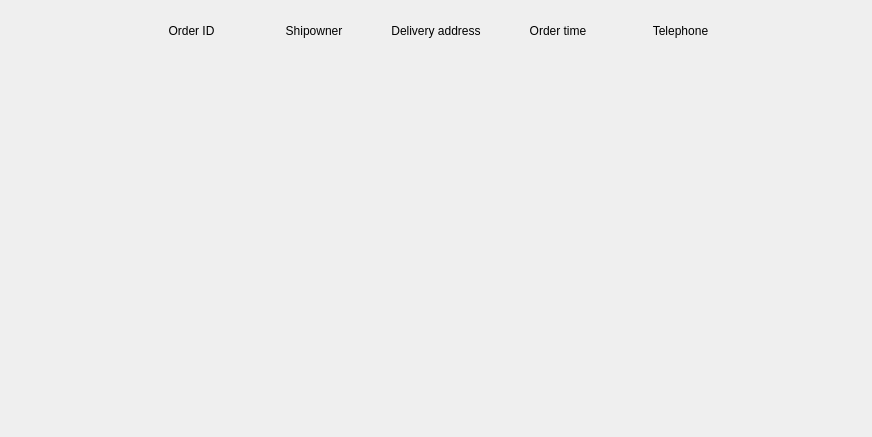
                         <widget class="QWidget" name="scrollAreaWidgetContents_2">
                          <property name="geometry">
                           <rect>
                            <x>0</x>
                            <y>0</y>
                            <width>872</width>
                            <height>437</height>
                           </rect>
                          </property>
                          <layout class="QGridLayout" name="gridLayout_3">
                           <item row="4" column="0">
                            <widget class="QLabel" name="label_11">
                             <property name="minimumSize">
                              <size>
                               <width>0</width>
                               <height>40</height>
                              </size>
                             </property>
                             <property name="maximumSize">
                              <size>
                               <width>16777215</width>
                               <height>40</height>
                              </size>
                             </property>
                             <property name="text">
                              <string/>
                             </property>
                            </widget>
                           </item>
                           <item row="1" column="1">
                            <widget class="QLabel" name="label_6">
                             <property name="minimumSize">
                              <size>
                               <width>0</width>
                               <height>40</height>
                              </size>
                             </property>
                             <property name="maximumSize">
                              <size>
                               <width>16777215</width>
                               <height>40</height>
                              </size>
                             </property>
                             <property name="styleSheet">
                              <string notr="true">font: 14pt &quot;Times New Roman&quot;;</string>
                             </property>
                             <property name="text">
                              <string>Order ID</string>
                             </property>
                             <property name="alignment">
                              <set>Qt::AlignCenter</set>
                             </property>
                            </widget>
                           </item>
                           <item row="1" column="0">
                            <widget class="QLabel" name="label">
                             <property name="minimumSize">
                              <size>
                               <width>0</width>
                               <height>40</height>
                              </size>
                             </property>
                             <property name="maximumSize">
                              <size>
                               <width>16777215</width>
                               <height>40</height>
                              </size>
                             </property>
                             <property name="text">
                              <string/>
                             </property>
                            </widget>
                           </item>
                           <item row="9" column="0">
                            <widget class="QLabel" name="label_30">
                             <property name="minimumSize">
                              <size>
                               <width>0</width>
                               <height>40</height>
                              </size>
                             </property>
                             <property name="maximumSize">
                              <size>
                               <width>16777215</width>
                               <height>40</height>
                              </size>
                             </property>
                             <property name="text">
                              <string/>
                             </property>
                            </widget>
                           </item>
                           <item row="1" column="2">
                            <widget class="QLabel" name="label_13">
                             <property name="minimumSize">
                              <size>
                               <width>0</width>
                               <height>40</height>
                              </size>
                             </property>
                             <property name="maximumSize">
                              <size>
                               <width>16777215</width>
                               <height>40</height>
                              </size>
                             </property>
                             <property name="styleSheet">
                              <string notr="true">font: 14pt &quot;Times New Roman&quot;;</string>
                             </property>
                             <property name="text">
                              <string>Shipowner</string>
                             </property>
                             <property name="alignment">
                              <set>Qt::AlignCenter</set>
                             </property>
                            </widget>
                           </item>
                           <item row="1" column="3">
                            <widget class="QLabel" name="label_15">
                             <property name="minimumSize">
                              <size>
                               <width>0</width>
                               <height>40</height>
                              </size>
                             </property>
                             <property name="maximumSize">
                              <size>
                               <width>16777215</width>
                               <height>40</height>
                              </size>
                             </property>
                             <property name="styleSheet">
                              <string notr="true">font: 14pt &quot;Times New Roman&quot;;</string>
                             </property>
                             <property name="text">
                              <string>Delivery address</string>
                             </property>
                             <property name="alignment">
                              <set>Qt::AlignCenter</set>
                             </property>
                            </widget>
                           </item>
                           <item row="1" column="4">
                            <widget class="QLabel" name="label_10">
                             <property name="minimumSize">
                              <size>
                               <width>0</width>
                               <height>40</height>
                              </size>
                             </property>
                             <property name="maximumSize">
                              <size>
                               <width>16777215</width>
                               <height>40</height>
                              </size>
                             </property>
                             <property name="styleSheet">
                              <string notr="true">font: 14pt &quot;Times New Roman&quot;;</string>
                             </property>
                             <property name="text">
                              <string>Order time</string>
                             </property>
                             <property name="alignment">
                              <set>Qt::AlignCenter</set>
                             </property>
                            </widget>
                           </item>
                           <item row="7" column="0">
                            <widget class="QLabel" name="label_18">
                             <property name="minimumSize">
                              <size>
                               <width>0</width>
                               <height>40</height>
                              </size>
                             </property>
                             <property name="maximumSize">
                              <size>
                               <width>16777215</width>
                               <height>40</height>
                              </size>
                             </property>
                             <property name="text">
                              <string/>
                             </property>
                            </widget>
                           </item>
                           <item row="3" column="0">
                            <widget class="QLabel" name="label_9">
                             <property name="minimumSize">
                              <size>
                               <width>0</width>
                               <height>40</height>
                              </size>
                             </property>
                             <property name="maximumSize">
                              <size>
                               <width>16777215</width>
                               <height>40</height>
                              </size>
                             </property>
                             <property name="text">
                              <string/>
                             </property>
                            </widget>
                           </item>
                           <item row="10" column="0">
                            <widget class="QLabel" name="label_31">
                             <property name="minimumSize">
                              <size>
                               <width>0</width>
                               <height>40</height>
                              </size>
                             </property>
                             <property name="maximumSize">
                              <size>
                               <width>16777215</width>
                               <height>40</height>
                              </size>
                             </property>
                             <property name="text">
                              <string/>
                             </property>
                            </widget>
                           </item>
                           <item row="1" column="5">
                            <widget class="QLabel" name="label_12">
                             <property name="minimumSize">
                              <size>
                               <width>0</width>
                               <height>40</height>
                              </size>
                             </property>
                             <property name="maximumSize">
                              <size>
                               <width>16777215</width>
                               <height>40</height>
                              </size>
                             </property>
                             <property name="styleSheet">
                              <string notr="true">font: 14pt &quot;Times New Roman&quot;;</string>
                             </property>
                             <property name="text">
                              <string>Telephone</string>
                             </property>
                             <property name="alignment">
                              <set>Qt::AlignCenter</set>
                             </property>
                            </widget>
                           </item>
                           <item row="5" column="0">
                            <widget class="QLabel" name="label_16">
                             <property name="minimumSize">
                              <size>
                               <width>0</width>
                               <height>40</height>
                              </size>
                             </property>
                             <property name="maximumSize">
                              <size>
                               <width>16777215</width>
                               <height>40</height>
                              </size>
                             </property>
                             <property name="text">
                              <string/>
                             </property>
                            </widget>
                           </item>
                           <item row="1" column="7">
                            <widget class="QLabel" name="label_14">
                             <property name="minimumSize">
                              <size>
                               <width>0</width>
                               <height>40</height>
                              </size>
                             </property>
                             <property name="maximumSize">
                              <size>
                               <width>16777215</width>
                               <height>40</height>
                              </size>
                             </property>
                             <property name="text">
                              <string/>
                             </property>
                            </widget>
                           </item>
                           <item row="6" column="0">
                            <widget class="QLabel" name="label_17">
                             <property name="minimumSize">
                              <size>
                               <width>0</width>
                               <height>40</height>
                              </size>
                             </property>
                             <property name="maximumSize">
                              <size>
                               <width>16777215</width>
                               <height>40</height>
                              </size>
                             </property>
                             <property name="text">
                              <string/>
                             </property>
                            </widget>
                           </item>
                           <item row="8" column="0">
                            <widget class="QLabel" name="label_21">
                             <property name="minimumSize">
                              <size>
                               <width>0</width>
                               <height>40</height>
                              </size>
                             </property>
                             <property name="maximumSize">
                              <size>
                               <width>16777215</width>
                               <height>40</height>
                              </size>
                             </property>
                             <property name="text">
                              <string/>
                             </property>
                            </widget>
                           </item>
                          </layout>
                         </widget>
